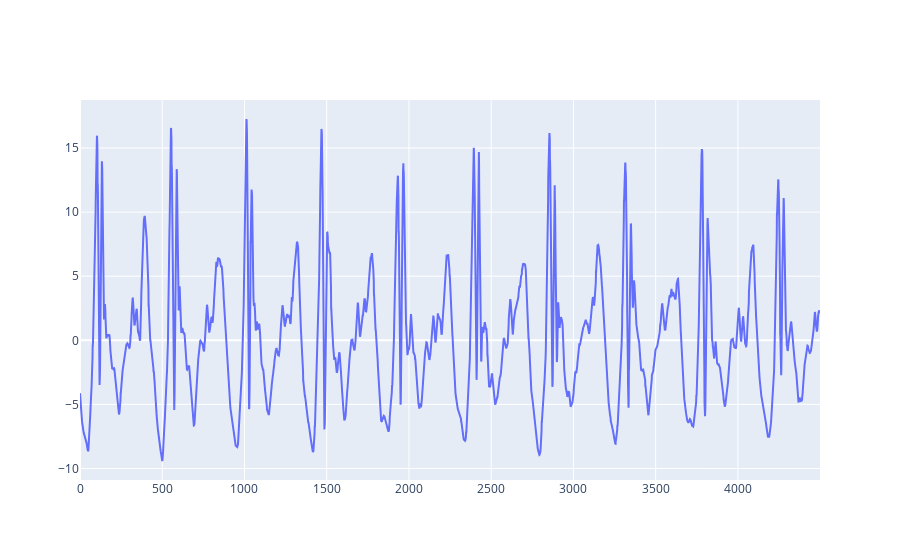

Source (notebook cell):
### Code cell
dt = 450 * 10
data = pd.read_csv('data/long_walk_100_acc.csv', delimiter =';', decimal=',')[7101:7101+dt]

frequency = len(data)/(data['time'].values[-1]-data['time'].values[0])

assert 490 < frequency < 510, f'Bad frequency {frequency}'
print(f'Frequency {frequency}')

x_acc = ( (data['X_value'].values)**2 + (data['Y_value'].values)**2 + (data['Z_value'].values)**2)**.5
_m = np.mean(x_acc)
_std = (sum((x_acc - _m)**2)/len(x_acc))**.5

x_acc = (x_acc-_m)

t = (data['time'].values).astype(float).reshape([-1,])
t = np.linspace(0,t[-1]-t[0],len(x_acc))

fig = go.Figure()
fig.add_scatter(y = x_acc, mode='lines', name='Sum squares')
fig.show()

### Figure 1 — Plotly figure (JSON) as saved in the notebook; plotly's stock layout.template omitted (floating-point values rounded to 4 significant figures; data arrays with more than 128 entries replaced by an {"elided": "..."} marker saying what was removed)
{"data": [{"mode": "lines", "name": "Sum squares", "type": "scatter", "y": {"elided": "4500 float values"}}], "layout": {}}
